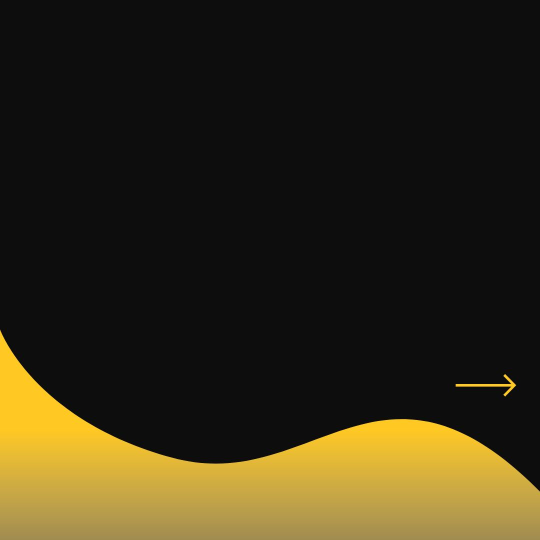
#> input picture template.jpg, 1080 x 1080 px (shown at 1/2 size)
$ python final.py   (older library calls are emulated)
#> lines starting #> are read from the running program, lines starting #| are printed output that depends on the picture
#> (reads slides_config.json from the repository)
from PIL import Image, ImageDraw, ImageFont
import os
import json


TEMPLATE_PATH = "template.jpg"
FONT_BOLD_PATH = "fonts/Roboto-Bold.ttf"
FONT_REGULAR_PATH = "fonts/Roboto-Regular.ttf"
OUTPUT_DIR = "output_slides"
CONFIG_PATH = "slides_config.json"

os.makedirs(OUTPUT_DIR, exist_ok=True)

def wrap_text(text, font, max_width, draw):
    """Wrap text based on width"""
    lines = []
    words = text.split()
    line = ''
    for word in words:
        test_line = line + word + " "
        # Get bounding box instead of textsize
        bbox = draw.textbbox((0, 0), test_line, font=font)
        w = bbox[2] - bbox[0]
        if w <= max_width:
            line = test_line
        else:
            lines.append(line.strip())
            line = word + " "
    lines.append(line.strip())
    return "\n".join(lines)

def create_slide(index, title, desc):
#> called with index = 0, title = 'UNDERSTAND WHO YOUR TARGET MARKET IS'
    image = Image.open(TEMPLATE_PATH).convert("RGB")
#> image is the input picture: PIL image 1080x1080 RGB; mean R, G, B 50.9, 43.9, 22.8
    draw = ImageDraw.Draw(image)

    # Load fonts
    font_title = ImageFont.truetype(FONT_BOLD_PATH, slide.get("font_title_size", 60))
    font_desc = ImageFont.truetype(FONT_REGULAR_PATH, slide.get("font_desc_size", 32))
    font_number = ImageFont.truetype(FONT_BOLD_PATH, 100)

    # Positioning Config
    title_x, title_y = slide.get("title_pos", [100, 200])
    desc_x, desc_y = slide.get("desc_pos", [100, 400])
    max_text_width = image.width - 2 * 100
#> max_text_width = 880

    # Slide Number (e.g. 01, 02...)
    slide_number = f"{index+1:02}"
    draw.text((image.width - 180, 30), slide_number, font=font_number, fill=(30, 30, 30))

    # Wrapped Text
    wrapped_title = wrap_text(slide["title"], font_title, max_text_width, draw)
    wrapped_desc = wrap_text(slide["desc"], font_desc, max_text_width, draw)

    # Draw
    draw.text((title_x, title_y), wrapped_title, font=font_title, fill=(255, 199, 44))
    draw.text((desc_x, desc_y), wrapped_desc, font=font_desc, fill="white")


    # Save
    output_path = os.path.join(OUTPUT_DIR, f"slide_{index+1}.jpg")
    image.save(output_path)
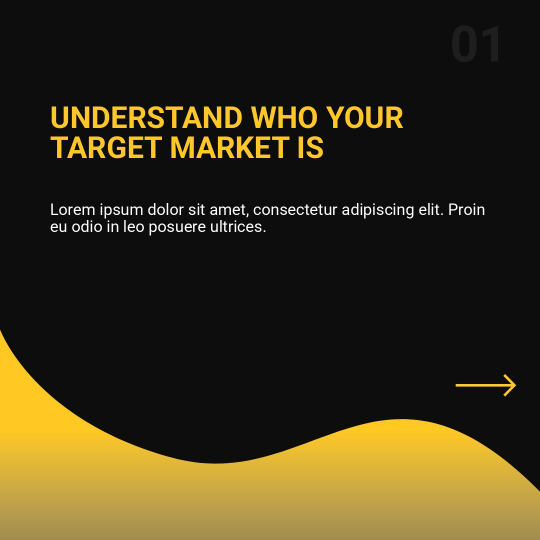
#> saved as slide_1.jpg: PIL image 1080x1080 RGB (shown at 1/2 size); mean R, G, B 57.8, 49.6, 25.2
    print(f"✅ Saved: {output_path}")

# Generate All Slides
with open(CONFIG_PATH, "r") as f:
    slides = json.load(f)
for i, slide in enumerate(slides):
    create_slide(i, slide["title"], slide["desc"])
